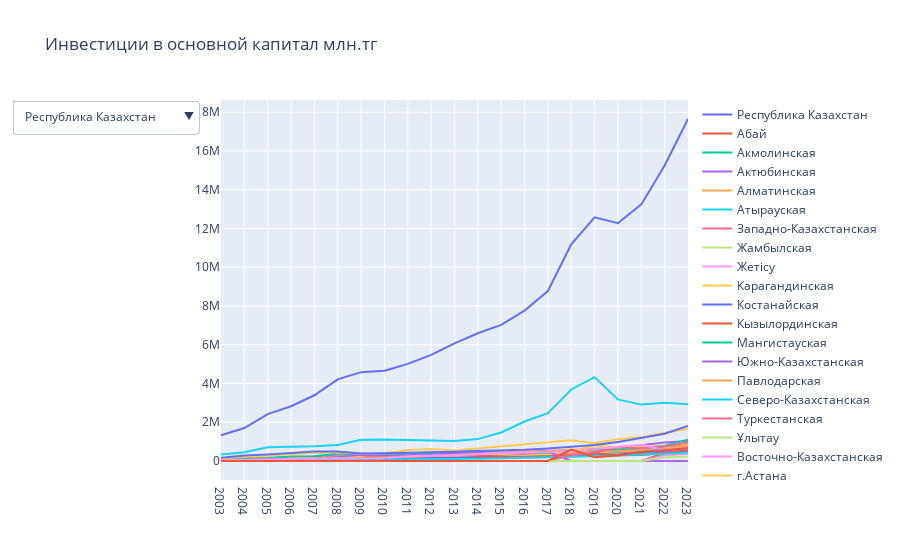

Notebook source saved alongside this figure:
### Code cell
import plotly.graph_objects as go

years = ["2003", "2004", "2005", "2006", "2007", "2008", "2009", "2010", "2011", "2012", "2013", "2014", "2015", "2016", "2017", "2018", "2019", "2020", "2021", "2022", "2023"]

fig = go.Figure()

for i, data in enumerate(all_regions_investment):
    fig.add_trace(go.Scatter(x=years, y=data, mode='lines', name=regions[i]))

fig.update_layout(
    updatemenus=[
        {
            "buttons": [
                {"method": "update", "label": regions[0], "args": [{"visible": visibility[0]}]},
                {"method": "update", "label": regions[1], "args": [{"visible": visibility[1]}]},
                {"method": "update", "label": regions[2], "args": [{"visible": visibility[2]}]},
                {"method": "update", "label": regions[3], "args": [{"visible": visibility[3]}]},
                {"method": "update", "label": regions[4], "args": [{"visible": visibility[4]}]},
                {"method": "update", "label": regions[5], "args": [{"visible": visibility[5]}]},
                {"method": "update", "label": regions[6], "args": [{"visible": visibility[6]}]},
                {"method": "update", "label": regions[7], "args": [{"visible": visibility[7]}]},
                {"method": "update", "label": regions[8], "args": [{"visible": visibility[8]}]},
                {"method": "update", "label": regions[9], "args": [{"visible": visibility[9]}]},
                {"method": "update", "label": regions[10], "args": [{"visible": visibility[10]}]},
                {"method": "update", "label": regions[11], "args": [{"visible": visibility[11]}]},
                {"method": "update", "label": regions[12], "args": [{"visible": visibility[12]}]},
                {"method": "update", "label": regions[13], "args": [{"visible": visibility[13]}]},
                {"method": "update", "label": regions[14], "args": [{"visible": visibility[14]}]},
                {"method": "update", "label": regions[15], "args": [{"visible": visibility[15]}]},
                {"method": "update", "label": regions[16], "args": [{"visible": visibility[16]}]},
                {"method": "update", "label": regions[17], "args": [{"visible": visibility[17]}]},
                {"method": "update", "label": regions[18], "args": [{"visible": visibility[18]}]},
                {"method": "update", "label": regions[19], "args": [{"visible": visibility[19]}]},
                {"method": "update", "label": regions[20], "args": [{"visible": visibility[20]}]},
                {"method": "update", "label": regions[21], "args": [{"visible": visibility[21]}]},
                {"method": "update", "label": "Все графики", "args": [{"visible": visibility[22]}]},
            ],
            "direction": "down",
            "showactive": True,
        }
    ],
    title = "Инвестиции в основной капитал млн.тг"
)

fig

### Figure 1 — Plotly figure (JSON) as saved in the notebook; plotly's stock layout.template omitted (floating-point values rounded to 4 significant figures)
{"data": [{"mode": "lines", "name": "Республика Казахстан", "type": "scatter", "x": ["2003", "2004", "2005", "2006", "2007", "2008", "2009", "2010", "2011", "2012", "2013", "2014", "2015", "2016", "2017", "2018", "2019", "2020", "2021", "2022", "2023"], "y": [1327864, 1703684, 2420976, 2824523, 3392122, 4210878, 4585298, 4653528, 5010231, 5473161, 6072687, 6591482, 7024709, 7762303, 8770572, 11179036, 12576793, 12270144, 13242233, 15251104, 17649313]}, {"mode": "lines", "name": "Абай", "type": "scatter", "x": ["2003", "2004", "2005", "2006", "2007", "2008", "2009", "2010", "2011", "2012", "2013", "2014", "2015", "2016", "2017", "2018", "2019", "2020", "2021", "2022", "2023"], "y": [0, 0, 0, 0, 0, 0, 0, 0, 0, 0, 0, 0, 0, 0, 0, 0, 0, 0, 0, 414497, 527391]}, {"mode": "lines", "name": "Акмолинская", "type": "scatter", "x": ["2003", "2004", "2005", "2006", "2007", "2008", "2009", "2010", "2011", "2012", "2013", "2014", "2015", "2016", "2017", "2018", "2019", "2020", "2021", "2022", "2023"], "y": [15809, 24428, 38189, 44059, 103071, 142549, 149532, 106864, 122793, 143782, 141716, 181328, 199021, 223045, 264892, 278177, 333723, 436633, 514683, 579973, 613526]}, {"mode": "lines", "name": "Актюбинская", "type": "scatter", "x": ["2003", "2004", "2005", "2006", "2007", "2008", "2009", "2010", "2011", "2012", "2013", "2014", "2015", "2016", "2017", "2018", "2019", "2020", "2021", "2022", "2023"], "y": [115842, 130987, 184130, 187090, 225176, 287212, 312523, 364496, 386124, 432988, 496248, 526249, 349912, 374020, 438049, 516893, 598864, 648036, 817136, 960039, 1025762]}, {"mode": "lines", "name": "Алматинская", "type": "scatter", "x": ["2003", "2004", "2005", "2006", "2007", "2008", "2009", "2010", "2011", "2012", "2013", "2014", "2015", "2016", "2017", "2018", "2019", "2020", "2021", "2022", "2023"], "y": [49020, 56687, 99501, 112414, 142636, 236717, 314673, 306605, 372942, 383786, 431364, 453209, 490619, 528883, 524217, 578720, 647330, 682407, 733426, 613941, 737743]}, {"mode": "lines", "name": "Атырауская", "type": "scatter", "x": ["2003", "2004", "2005", "2006", "2007", "2008", "2009", "2010", "2011", "2012", "2013", "2014", "2015", "2016", "2017", "2018", "2019", "2020", "2021", "2022", "2023"], "y": [338521, 447424, 713681, 727635, 764403, 826373, 1094394, 1105401, 1076933, 1033961, 1038438, 1129627, 1470262, 2036852, 2468570, 3691401, 4328236, 3178960, 2910114, 3003503, 2934834]}, {"mode": "lines", "name": "Западно-Казахстанская", "type": "scatter", "x": ["2003", "2004", "2005", "2006", "2007", "2008", "2009", "2010", "2011", "2012", "2013", "2014", "2015", "2016", "2017", "2018", "2019", "2020", "2021", "2022", "2023"], "y": [125093, 89018, 91860, 106626, 186264, 225963, 244842, 233599, 170439, 164652, 193869, 270092, 365963, 401646, 407589, 450382, 586265, 481485, 428742, 537886, 675203]}, {"mode": "lines", "name": "Жамбылская", "type": "scatter", "x": ["2003", "2004", "2005", "2006", "2007", "2008", "2009", "2010", "2011", "2012", "2013", "2014", "2015", "2016", "2017", "2018", "2019", "2020", "2021", "2022", "2023"], "y": [32675, 18062, 22182, 25553, 29940, 123726, 222800, 146797, 106606, 152437, 248842, 208554, 194321, 215906, 225863, 264520, 296398, 350068, 398609, 428502, 536595]}, {"mode": "lines", "name": "Жетісу", "type": "scatter", "x": ["2003", "2004", "2005", "2006", "2007", "2008", "2009", "2010", "2011", "2012", "2013", "2014", "2015", "2016", "2017", "2018", "2019", "2020", "2021", "2022", "2023"], "y": [0, 0, 0, 0, 0, 0, 0, 0, 0, 0, 0, 0, 0, 0, 0, 0, 0, 0, 0, 291989, 356717]}, {"mode": "lines", "name": "Карагандинская", "type": "scatter", "x": ["2003", "2004", "2005", "2006", "2007", "2008", "2009", "2010", "2011", "2012", "2013", "2014", "2015", "2016", "2017", "2018", "2019", "2020", "2021", "2022", "2023"], "y": [67157, 96650, 153438, 134157, 151887, 210247, 214076, 211085, 253048, 323816, 405015, 411852, 343351, 317571, 363267, 489030, 811433, 692347, 796866, 724918, 876522]}, {"mode": "lines", "name": "Костанайская", "type": "scatter", "x": ["2003", "2004", "2005", "2006", "2007", "2008", "2009", "2010", "2011", "2012", "2013", "2014", "2015", "2016", "2017", "2018", "2019", "2020", "2021", "2022", "2023"], "y": [29279, 42582, 56074, 63831, 96419, 108694, 122204, 120850, 150730, 163754, 180419, 192134, 162976, 178452, 202289, 249340, 288737, 336599, 431179, 492070, 561627]}, {"mode": "lines", "name": "Кызылординская", "type": "scatter", "x": ["2003", "2004", "2005", "2006", "2007", "2008", "2009", "2010", "2011", "2012", "2013", "2014", "2015", "2016", "2017", "2018", "2019", "2020", "2021", "2022", "2023"], "y": [53093, 42900, 61471, 66455, 102934, 172339, 171034, 246867, 222004, 255979, 371935, 262583, 236995, 215920, 243100, 332655, 400209, 292344, 308941, 413284, 513731]}, {"mode": "lines", "name": "Мангистауская", "type": "scatter", "x": ["2003", "2004", "2005", "2006", "2007", "2008", "2009", "2010", "2011", "2012", "2013", "2014", "2015", "2016", "2017", "2018", "2019", "2020", "2021", "2022", "2023"], "y": [75384, 100518, 143108, 229755, 251416, 383199, 314724, 372039, 369598, 396385, 440025, 532239, 458956, 405604, 434446, 504649, 556558, 582279, 629138, 785759, 1102172]}, {"mode": "lines", "name": "Южно-Казахстанская", "type": "scatter", "x": ["2003", "2004", "2005", "2006", "2007", "2008", "2009", "2010", "2011", "2012", "2013", "2014", "2015", "2016", "2017", "2018", "2019", "2020", "2021", "2022", "2023"], "y": [31221, 45231, 64939, 84542, 127175, 203213, 319043, 262595, 273094, 318169, 415277, 449385, 417562, 380570, 485402, 0, 0, 0, 0, 0, 0]}, {"mode": "lines", "name": "Павлодарская", "type": "scatter", "x": ["2003", "2004", "2005", "2006", "2007", "2008", "2009", "2010", "2011", "2012", "2013", "2014", "2015", "2016", "2017", "2018", "2019", "2020", "2021", "2022", "2023"], "y": [33473, 41213, 64072, 120019, 129981, 148435, 165788, 185492, 207716, 263513, 276246, 353112, 451714, 439764, 483795, 411958, 494620, 487154, 571927, 742793, 797475]}, {"mode": "lines", "name": "Северо-Казахстанская", "type": "scatter", "x": ["2003", "2004", "2005", "2006", "2007", "2008", "2009", "2010", "2011", "2012", "2013", "2014", "2015", "2016", "2017", "2018", "2019", "2020", "2021", "2022", "2023"], "y": [12353, 18186, 37229, 34328, 37287, 41279, 49505, 51203, 68990, 97999, 101758, 116943, 155431, 167066, 191689, 214181, 234490, 286252, 333149, 368460, 443684]}, {"mode": "lines", "name": "Туркестанская", "type": "scatter", "x": ["2003", "2004", "2005", "2006", "2007", "2008", "2009", "2010", "2011", "2012", "2013", "2014", "2015", "2016", "2017", "2018", "2019", "2020", "2021", "2022", "2023"], "y": [0, 0, 0, 0, 0, 0, 0, 0, 0, 0, 0, 0, 0, 0, 0, 314114, 443503, 705722, 659114, 742588, 948810]}, {"mode": "lines", "name": "Ұлытау", "type": "scatter", "x": ["2003", "2004", "2005", "2006", "2007", "2008", "2009", "2010", "2011", "2012", "2013", "2014", "2015", "2016", "2017", "2018", "2019", "2020", "2021", "2022", "2023"], "y": [0, 0, 0, 0, 0, 0, 0, 0, 0, 0, 0, 0, 0, 0, 0, 0, 0, 0, 0, 175499, 228962]}, {"mode": "lines", "name": "Восточно-Казахстанская", "type": "scatter", "x": ["2003", "2004", "2005", "2006", "2007", "2008", "2009", "2010", "2011", "2012", "2013", "2014", "2015", "2016", "2017", "2018", "2019", "2020", "2021", "2022", "2023"], "y": [44840, 50748, 82197, 116054, 126537, 161376, 139228, 144670, 241630, 266194, 301168, 345943, 411930, 436751, 436107, 494597, 621913, 729115, 834080, 555271, 648604]}, {"mode": "lines", "name": "г.Астана", "type": "scatter", "x": ["2003", "2004", "2005", "2006", "2007", "2008", "2009", "2010", "2011", "2012", "2013", "2014", "2015", "2016", "2017", "2018", "2019", "2020", "2021", "2022", "2023"], "y": [137863, 220560, 274746, 354583, 424245, 454488, 368248, 396557, 572164, 617470, 547490, 646634, 782326, 858679, 956891, 1067455, 919107, 1125211, 1225027, 1462524, 1655032]}, {"mode": "lines", "name": "г.Алматы", "type": "scatter", "x": ["2003", "2004", "2005", "2006", "2007", "2008", "2009", "2010", "2011", "2012", "2013", "2014", "2015", "2016", "2017", "2018", "2019", "2020", "2021", "2022", "2023"], "y": [166241, 278490, 334159, 417421, 492751, 485068, 382684, 398408, 415419, 458276, 482877, 511598, 533370, 581574, 644406, 732930, 820449, 976795, 1187620, 1407990, 1803183]}, {"mode": "lines", "name": "г.Шымкент", "type": "scatter", "x": ["2003", "2004", "2005", "2006", "2007", "2008", "2009", "2010", "2011", "2012", "2013", "2014", "2015", "2016", "2017", "2018", "2019", "2020", "2021", "2022", "2023"], "y": [0, 0, 0, 0, 0, 0, 0, 0, 0, 0, 0, 0, 0, 0, 0, 588034, 194958, 278737, 462482, 549618, 661740]}], "layout": {"title": {"text": "Инвестиции в основной капитал млн.тг"}, "updatemenus": [{"buttons": [{"args": [{"visible": [true, false, false, false, false, false, false, false, false, false, false, false, false, false, false, false, false, false, false, false, false, false]}], "label": "Республика Казахстан", "method": "update"}, {"args": [{"visible": [false, true, false, false, false, false, false, false, false, false, false, false, false, false, false, false, false, false, false, false, false, false]}], "label": "Абай", "method": "update"}, {"args": [{"visible": [false, false, true, false, false, false, false, false, false, false, false, false, false, false, false, false, false, false, false, false, false, false]}], "label": "Акмолинская", "method": "update"}, {"args": [{"visible": [false, false, false, true, false, false, false, false, false, false, false, false, false, false, false, false, false, false, false, false, false, false]}], "label": "Актюбинская", "method": "update"}, {"args": [{"visible": [false, false, false, false, true, false, false, false, false, false, false, false, false, false, false, false, false, false, false, false, false, false]}], "label": "Алматинская", "method": "update"}, {"args": [{"visible": [false, false, false, false, false, true, false, false, false, false, false, false, false, false, false, false, false, false, false, false, false, false]}], "label": "Атырауская", "method": "update"}, {"args": [{"visible": [false, false, false, false, false, false, true, false, false, false, false, false, false, false, false, false, false, false, false, false, false, false]}], "label": "Западно-Казахстанская", "method": "update"}, {"args": [{"visible": [false, false, false, false, false, false, false, true, false, false, false, false, false, false, false, false, false, false, false, false, false, false]}], "label": "Жамбылская", "method": "update"}, {"args": [{"visible": [false, false, false, false, false, false, false, false, true, false, false, false, false, false, false, false, false, false, false, false, false, false]}], "label": "Жетісу", "method": "update"}, {"args": [{"visible": [false, false, false, false, false, false, false, false, false, true, false, false, false, false, false, false, false, false, false, false, false, false]}], "label": "Карагандинская", "method": "update"}, {"args": [{"visible": [false, false, false, false, false, false, false, false, false, false, true, false, false, false, false, false, false, false, false, false, false, false]}], "label": "Костанайская", "method": "update"}, {"args": [{"visible": [false, false, false, false, false, false, false, false, false, false, false, true, false, false, false, false, false, false, false, false, false, false]}], "label": "Кызылординская", "method": "update"}, {"args": [{"visible": [false, false, false, false, false, false, false, false, false, false, false, false, true, false, false, false, false, false, false, false, false, false]}], "label": "Мангистауская", "method": "update"}, {"args": [{"visible": [false, false, false, false, false, false, false, false, false, false, false, false, false, true, false, false, false, false, false, false, false, false]}], "label": "Южно-Казахстанская", "method": "update"}, {"args": [{"visible": [false, false, false, false, false, false, false, false, false, false, false, false, false, false, true, false, false, false, false, false, false, false]}], "label": "Павлодарская", "method": "update"}, {"args": [{"visible": [false, false, false, false, false, false, false, false, false, false, false, false, false, false, false, true, false, false, false, false, false, false]}], "label": "Северо-Казахстанская", "method": "update"}, {"args": [{"visible": [false, false, false, false, false, false, false, false, false, false, false, false, false, false, false, false, true, false, false, false, false, false]}], "label": "Туркестанская", "method": "update"}, {"args": [{"visible": [false, false, false, false, false, false, false, false, false, false, false, false, false, false, false, false, false, true, false, false, false, false]}], "label": "Ұлытау", "method": "update"}, {"args": [{"visible": [false, false, false, false, false, false, false, false, false, false, false, false, false, false, false, false, false, false, true, false, false, false]}], "label": "Восточно-Казахстанская", "method": "update"}, {"args": [{"visible": [false, false, false, false, false, false, false, false, false, false, false, false, false, false, false, false, false, false, false, true, false, false]}], "label": "г.Астана", "method": "update"}, {"args": [{"visible": [false, false, false, false, false, false, false, false, false, false, false, false, false, false, false, false, false, false, false, false, true, false]}], "label": "г.Алматы", "method": "update"}, {"args": [{"visible": [false, false, false, false, false, false, false, false, false, false, false, false, false, false, false, false, false, false, false, false, false, true]}], "label": "г.Шымкент", "method": "update"}, {"args": [{"visible": [false, true, true, true, true, true, true, true, true, true, true, true, true, true, true, true, true, true, true, true, true, true]}], "label": "Все графики", "method": "update"}], "direction": "down", "showactive": true}]}}
